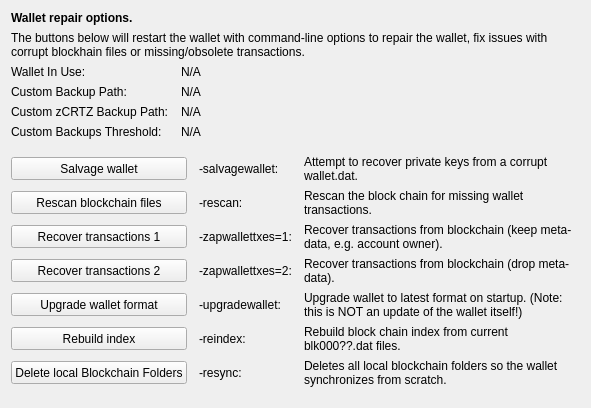
     <widget class="QWidget" name="tab_repair">
      <attribute name="title">
       <string>&amp;Wallet Repair</string>
      </attribute>
      <layout class="QGridLayout" name="gridLayout_4" columnstretch="0,0,0,0">
       <property name="horizontalSpacing">
        <number>12</number>
       </property>
       <item row="0" column="0" colspan="4">
        <widget class="QLabel" name="label_repair_header">
         <property name="font">
          <font>
           <weight>75</weight>
           <bold>true</bold>
          </font>
         </property>
         <property name="text">
          <string>Wallet repair options.</string>
         </property>
        </widget>
       </item>
       <item row="1" column="0" colspan="4">
        <widget class="QLabel" name="label_repair_helptext">
         <property name="font">
          <font>
           <weight>50</weight>
           <bold>false</bold>
          </font>
         </property>
         <property name="text">
          <string>The buttons below will restart the wallet with command-line options to repair the wallet, fix issues with corrupt blockhain files or missing/obsolete transactions.</string>
         </property>
         <property name="wordWrap">
          <bool>true</bool>
         </property>
        </widget>
       </item>
       <item row="2" column="0">
        <widget class="QLabel" name="wallet_path_label">
         <property name="text">
          <string>Wallet In Use:</string>
         </property>
        </widget>
       </item>
       <item row="2" column="1" colspan="3">
        <widget class="QLabel" name="wallet_path">
         <property name="cursor">
          <cursorShape>IBeamCursor</cursorShape>
         </property>
         <property name="text">
          <string>N/A</string>
         </property>
         <property name="textFormat">
          <enum>Qt::PlainText</enum>
         </property>
         <property name="textInteractionFlags">
          <set>Qt::LinksAccessibleByMouse|Qt::TextSelectableByKeyboard|Qt::TextSelectableByMouse</set>
         </property>
        </widget>
       </item>
       <item row="3" column="0">
        <widget class="QLabel" name="wallet_custombackuppath_label">
         <property name="visible">
          <bool>false</bool>
         </property>
         <property name="text">
          <string>Custom Backup Path:</string>
         </property>
        </widget>
       </item>
       <item row="3" column="1" colspan="3">
        <widget class="QLabel" name="wallet_custombackuppath">
         <property name="cursor">
          <cursorShape>IBeamCursor</cursorShape>
         </property>
         <property name="visible">
          <bool>false</bool>
         </property>
         <property name="text">
          <string>N/A</string>
         </property>
         <property name="textFormat">
          <enum>Qt::PlainText</enum>
         </property>
         <property name="textInteractionFlags">
          <set>Qt::LinksAccessibleByMouse|Qt::TextSelectableByKeyboard|Qt::TextSelectableByMouse</set>
         </property>
        </widget>
       </item>
       <item row="4" column="0">
        <widget class="QLabel" name="wallet_customzpivbackuppath_label">
         <property name="visible">
          <bool>false</bool>
         </property>
         <property name="text">
          <string>Custom zCRTZ Backup Path:</string>
         </property>
        </widget>
       </item>
       <item row="4" column="1" colspan="3">
        <widget class="QLabel" name="wallet_customzpivbackuppath">
         <property name="cursor">
          <cursorShape>IBeamCursor</cursorShape>
         </property>
         <property name="visible">
          <bool>false</bool>
         </property>
         <property name="text">
          <string>N/A</string>
         </property>
         <property name="textFormat">
          <enum>Qt::PlainText</enum>
         </property>
         <property name="textInteractionFlags">
          <set>Qt::LinksAccessibleByMouse|Qt::TextSelectableByKeyboard|Qt::TextSelectableByMouse</set>
         </property>
        </widget>
       </item>
       <item row="5" column="0">
        <widget class="QLabel" name="wallet_custombackupthreshold_label">
         <property name="visible">
          <bool>false</bool>
         </property>
         <property name="text">
          <string>Custom Backups Threshold:</string>
         </property>
        </widget>
       </item>
       <item row="5" column="1" colspan="3">
        <widget class="QLabel" name="wallet_custombackupthreshold">
         <property name="cursor">
          <cursorShape>IBeamCursor</cursorShape>
         </property>
         <property name="visible">
          <bool>false</bool>
         </property>
         <property name="text">
          <string>N/A</string>
         </property>
         <property name="textFormat">
          <enum>Qt::PlainText</enum>
         </property>
         <property name="textInteractionFlags">
          <set>Qt::LinksAccessibleByMouse|Qt::TextSelectableByKeyboard|Qt::TextSelectableByMouse</set>
         </property>
        </widget>
       </item>
       <item row="6" column="0">
        <spacer name="verticalSpacer_repair1">
         <property name="orientation">
          <enum>Qt::Vertical</enum>
         </property>
         <property name="sizeHint" stdset="0">
          <size>
           <width>10</width>
           <height>10</height>
          </size>
         </property>
        </spacer>
       </item>
       <item row="7" column="0" colspan="2">
        <widget class="QPushButton" name="btn_salvagewallet">
         <property name="minimumSize">
          <size>
           <width>100</width>
           <height>23</height>
          </size>
         </property>
         <property name="text">
          <string>Salvage wallet</string>
         </property>
        </widget>
       </item>
       <item row="7" column="2">
        <widget class="QLabel" name="label_repair_salvage_command">
         <property name="text">
          <string notr="true">-salvagewallet:</string>
         </property>
        </widget>
       </item>
       <item row="7" column="3">
        <widget class="QLabel" name="label_repair_salvage">
         <property name="text">
          <string>Attempt to recover private keys from a corrupt wallet.dat.</string>
         </property>
         <property name="wordWrap">
          <bool>true</bool>
         </property>
        </widget>
       </item>
       <item row="8" column="0" colspan="2">
        <widget class="QPushButton" name="btn_rescan">
         <property name="minimumSize">
          <size>
           <width>100</width>
           <height>23</height>
          </size>
         </property>
         <property name="text">
          <string>Rescan blockchain files</string>
         </property>
        </widget>
       </item>
       <item row="8" column="2">
        <widget class="QLabel" name="label_repair_rescan_command">
         <property name="text">
          <string notr="true">-rescan:</string>
         </property>
        </widget>
       </item>
       <item row="8" column="3">
        <widget class="QLabel" name="label_repair_rescan">
         <property name="text">
          <string>Rescan the block chain for missing wallet transactions.</string>
         </property>
         <property name="wordWrap">
          <bool>true</bool>
         </property>
        </widget>
       </item>
       <item row="9" column="0" colspan="2">
        <widget class="QPushButton" name="btn_zapwallettxes1">
         <property name="minimumSize">
          <size>
           <width>100</width>
           <height>23</height>
          </size>
         </property>
         <property name="text">
          <string>Recover transactions 1</string>
         </property>
        </widget>
       </item>
       <item row="9" column="2">
        <widget class="QLabel" name="label_repair_zap1_command">
         <property name="text">
          <string notr="true">-zapwallettxes=1:</string>
         </property>
        </widget>
       </item>
       <item row="9" column="3">
        <widget class="QLabel" name="label_repair_zap1">
         <property name="text">
          <string>Recover transactions from blockchain (keep meta-data, e.g. account owner).</string>
         </property>
         <property name="wordWrap">
          <bool>true</bool>
         </property>
        </widget>
       </item>
       <item row="10" column="0" colspan="2">
        <widget class="QPushButton" name="btn_zapwallettxes2">
         <property name="minimumSize">
          <size>
           <width>100</width>
           <height>23</height>
          </size>
         </property>
         <property name="text">
          <string>Recover transactions 2</string>
         </property>
        </widget>
       </item>
       <item row="10" column="2">
        <widget class="QLabel" name="label_repair_zap2_command">
         <property name="text">
          <string notr="true">-zapwallettxes=2:</string>
         </property>
        </widget>
       </item>
       <item row="10" column="3">
        <widget class="QLabel" name="label_repair_zap2">
         <property name="text">
          <string>Recover transactions from blockchain (drop meta-data).</string>
         </property>
         <property name="wordWrap">
          <bool>true</bool>
         </property>
        </widget>
       </item>
       <item row="11" column="0" colspan="2">
        <widget class="QPushButton" name="btn_upgradewallet">
         <property name="minimumSize">
          <size>
           <width>100</width>
           <height>23</height>
          </size>
         </property>
         <property name="text">
          <string>Upgrade wallet format</string>
         </property>
        </widget>
       </item>
       <item row="11" column="2">
        <widget class="QLabel" name="label_repair_upgrade_command">
         <property name="text">
          <string notr="true">-upgradewallet:</string>
         </property>
        </widget>
       </item>
       <item row="11" column="3">
        <widget class="QLabel" name="label_repair_upgrade">
         <property name="text">
          <string>Upgrade wallet to latest format on startup. (Note: this is NOT an update of the wallet itself!)</string>
         </property>
         <property name="wordWrap">
          <bool>true</bool>
         </property>
        </widget>
       </item>
       <item row="12" column="0" colspan="2">
        <widget class="QPushButton" name="btn_reindex">
         <property name="minimumSize">
          <size>
           <width>100</width>
           <height>23</height>
          </size>
         </property>
         <property name="text">
          <string>Rebuild index</string>
         </property>
        </widget>
       </item>
       <item row="12" column="2">
        <widget class="QLabel" name="label_repair_reindex_command">
         <property name="text">
          <string notr="true">-reindex:</string>
         </property>
        </widget>
       </item>
       <item row="12" column="3">
        <widget class="QLabel" name="label_repair_reindex">
         <property name="text">
          <string>Rebuild block chain index from current blk000??.dat files.</string>
         </property>
         <property name="wordWrap">
          <bool>true</bool>
         </property>
        </widget>
       </item>
       <item row="13" column="0" colspan="2">
        <widget class="QPushButton" name="btn_resync">
         <property name="minimumSize">
          <size>
           <width>100</width>
           <height>23</height>
          </size>
         </property>
         <property name="text">
          <string>Delete local Blockchain Folders</string>
         </property>
        </widget>
       </item>
       <item row="13" column="2">
        <widget class="QLabel" name="label_repair_resync_command">
         <property name="text">
          <string>-resync:</string>
         </property>
        </widget>
       </item>
       <item row="13" column="3">
        <widget class="QLabel" name="label_repair_resync">
         <property name="text">
          <string>Deletes all local blockchain folders so the wallet synchronizes from scratch.</string>
         </property>
         <property name="wordWrap">
          <bool>true</bool>
         </property>
        </widget>
       </item>
       <item row="14" column="0">
        <spacer name="verticalSpacer_repair2">
         <property name="orientation">
          <enum>Qt::Vertical</enum>
         </property>
         <property name="sizeHint" stdset="0">
          <size>
           <width>20</width>
           <height>10</height>
          </size>
         </property>
        </spacer>
       </item>
      </layout>
     </widget>
